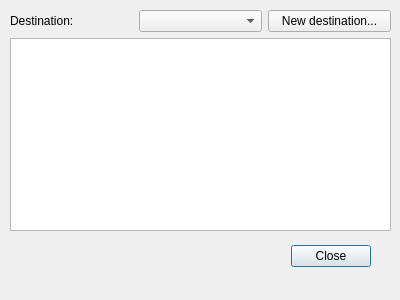
<?xml version="1.0" encoding="UTF-8"?>
<ui version="4.0">
 <class>DlgFindPlanes</class>
 <widget class="QDialog" name="DlgFindPlanes">
  <property name="geometry">
   <rect>
    <x>0</x>
    <y>0</y>
    <width>400</width>
    <height>300</height>
   </rect>
  </property>
  <property name="windowTitle">
   <string>Dialog</string>
  </property>
  <widget class="QDialogButtonBox" name="buttonBox">
   <property name="geometry">
    <rect>
     <x>30</x>
     <y>240</y>
     <width>341</width>
     <height>32</height>
    </rect>
   </property>
   <property name="orientation">
    <enum>Qt::Horizontal</enum>
   </property>
   <property name="standardButtons">
    <set>QDialogButtonBox::Close</set>
   </property>
  </widget>
  <widget class="QWidget" name="verticalLayoutWidget">
   <property name="geometry">
    <rect>
     <x>10</x>
     <y>10</y>
     <width>381</width>
     <height>221</height>
    </rect>
   </property>
   <layout class="QVBoxLayout" name="verticalLayout">
    <item>
     <layout class="QHBoxLayout" name="horizontalLayout">
      <item>
       <widget class="QLabel" name="label">
        <property name="text">
         <string>Destination:</string>
        </property>
       </widget>
      </item>
      <item>
       <widget class="QComboBox" name="comboBox"/>
      </item>
      <item>
       <widget class="QPushButton" name="pushButton">
        <property name="text">
         <string>New destination...</string>
        </property>
       </widget>
      </item>
     </layout>
    </item>
    <item>
     <widget class="QTableView" name="tableView"/>
    </item>
   </layout>
  </widget>
 </widget>
 <resources/>
 <connections>
  <connection>
   <sender>buttonBox</sender>
   <signal>accepted()</signal>
   <receiver>DlgFindPlanes</receiver>
   <slot>accept()</slot>
   <hints>
    <hint type="sourcelabel">
     <x>248</x>
     <y>254</y>
    </hint>
    <hint type="destinationlabel">
     <x>157</x>
     <y>274</y>
    </hint>
   </hints>
  </connection>
  <connection>
   <sender>buttonBox</sender>
   <signal>rejected()</signal>
   <receiver>DlgFindPlanes</receiver>
   <slot>reject()</slot>
   <hints>
    <hint type="sourcelabel">
     <x>316</x>
     <y>260</y>
    </hint>
    <hint type="destinationlabel">
     <x>286</x>
     <y>274</y>
    </hint>
   </hints>
  </connection>
 </connections>
</ui>
